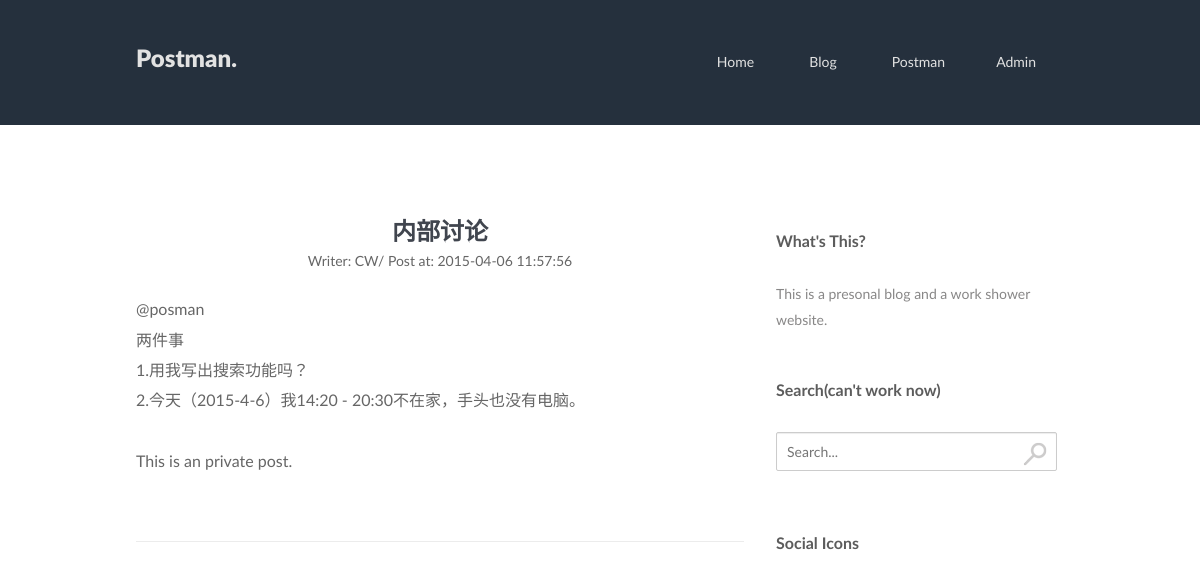
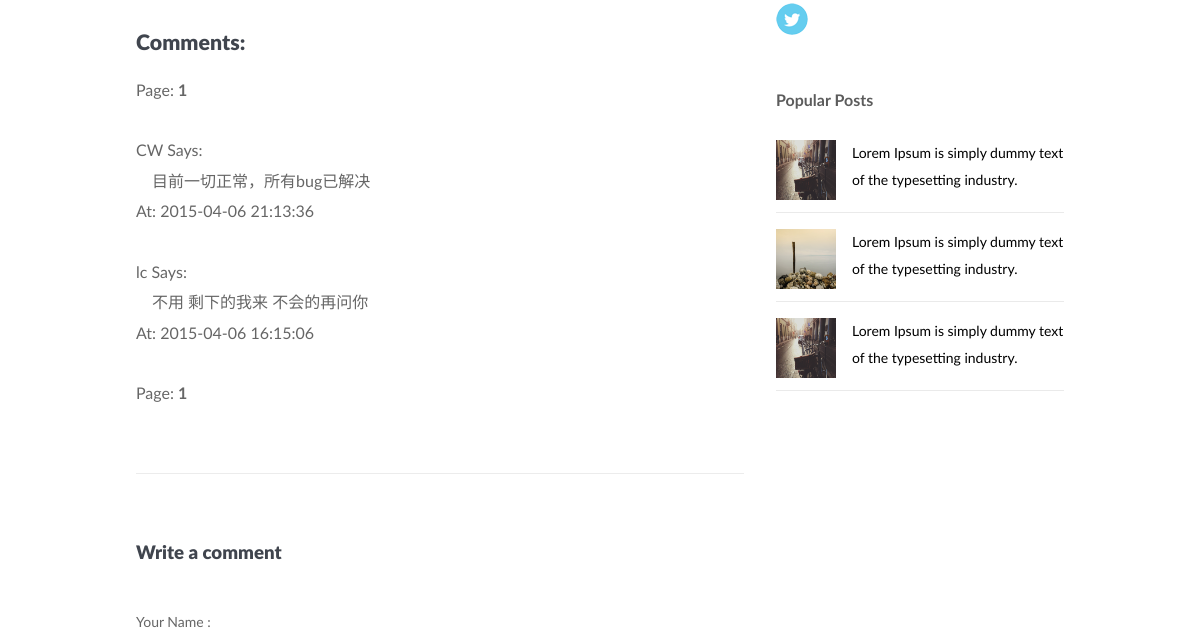
Page /article.php?id=4 (signed in, upper part) on the earlier database version (2 pictures, top to bottom).
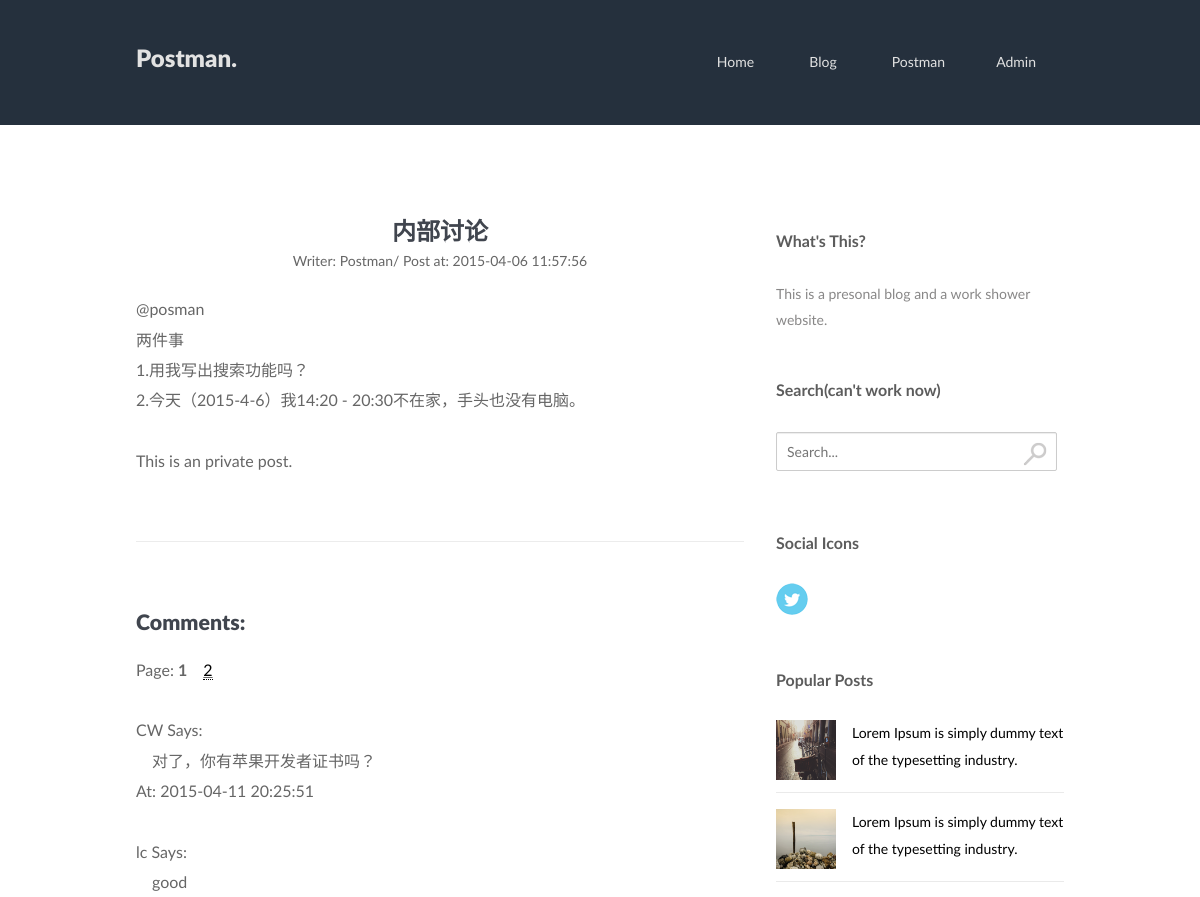
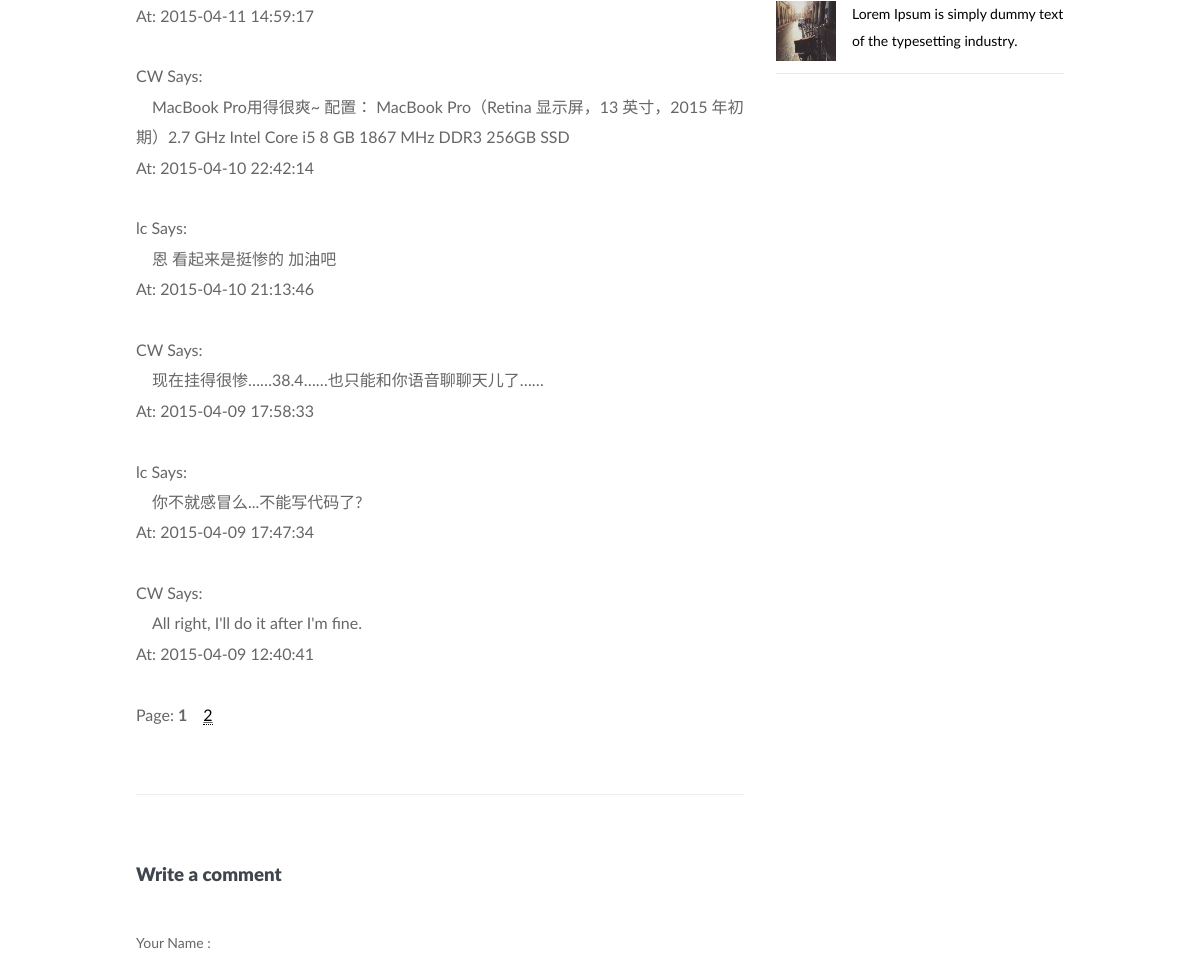
Same page on the later database version (2 pictures, top to bottom).
### tables this page shows
CREATE TABLE IF NOT EXISTS `users` (
  `user_id` int(10) unsigned NOT NULL AUTO_INCREMENT COMMENT '用户ID',
  `username` tinytext NOT NULL COMMENT '用户名',
  `email` text NOT NULL COMMENT '用户邮箱',
  `password` text NOT NULL COMMENT '用户的密码',
  `type` tinyint(3) unsigned NOT NULL COMMENT '用户类型',
  PRIMARY KEY (`user_id`)
);

CREATE TABLE IF NOT EXISTS `comment` (
  `id` int(10) unsigned NOT NULL AUTO_INCREMENT COMMENT '文章ID',
  `name` tinytext NOT NULL COMMENT '文章名',
  `content` text NOT NULL COMMENT '评论内容',
  `datetime` datetime NOT NULL,
  `type` tinyint(3) unsigned NOT NULL,
  `ip` tinytext NOT NULL,
  `article` int(10) unsigned NOT NULL COMMENT '评论哪个文章',
  PRIMARY KEY (`id`),
  UNIQUE KEY `id` (`id`)
);

### core/init.php (called while the page is built, shortened)
<?php
	require 'functions/general.php';
	require 'functions/users.php';
	require 'functions/articles.php';
	if (logged_in ()) {
		$session_user_id = $_SESSION['user_id'];
		$user_data = get_user_data ($session_user_id);
	}
?>

### core/functions/users.php (called while the page is built, shortened)
<?php
	function user_data ($user_id) {
		$user_id = (int) $user_id;
		$func_num_args = func_num_args ();
		$func_get_args = func_get_args ();
		if ($func_num_args > 1) {
			unset($func_get_args[0]);
			$fields = implode (',', $func_get_args);
			$data = mysqli_fetch_assoc ($GLOBALS['con']->query ("SELECT $fields FROM users WHERE user_id='$user_id'"));
			return $data;
		}
	}
	function get_user_data ($id) {
		return user_data ($id, 'user_id', 'username', 'password', 'email', 'type');
	}
?>

### core/functions/articles.php (called while the page is built, shortened)
<?php
	function article_data ($id) {
		$id = (int) $id;
		$func_num_args = func_num_args ();
		$func_get_args = func_get_args ();
		if ($func_num_args > 1) {
			unset($func_get_args[0]);
			$fields = implode (',', $func_get_args);
			$data = mysqli_fetch_assoc ($GLOBALS['con']->query ("SELECT $fields FROM article WHERE id='$id'"));
			return $data;
		}
	}
	function comment_data ($id) {
		$id = (int) $id;
		$func_num_args = func_num_args ();
		$func_get_args = func_get_args ();
		if ($func_num_args > 1) {
			unset($func_get_args[0]);
			$fields = implode (',', $func_get_args);
			$data = mysqli_fetch_assoc ($GLOBALS['con']->query ("SELECT $fields FROM comment WHERE id='$id'"));
			return $data;
		}
	}
	function comment_ids_from_article ($article, $all) {
		$article = (int)$article;
		$result = $GLOBALS['con']->query ("SELECT id, type FROM comment WHERE article=" . $article);
		$result->data_seek(0);
		$rows = array();
		while ($row = $result->fetch_assoc()) {
			if ($row['type'] == 0 || $all == true) {
				array_push($rows, $row['id']);
			}
		}
		return $rows;
	}
?>

### article.php (the view, shortened to what this page needs)
<?php
	include 'core/init.php';
	$article_data = article_data ($_GET['id'], 'name', 'content', 'datetime', 'type', 'user');
	$writer_data = user_data ($article_data['user'], 'username');
	if (isset ($_GET['page'])) {
		$page = $_GET['page'];
	} else {
		$page = 1;
	}
?>
<!DOCTYPE html>
<head>
	<?php include 'includes/head.php'; ?>
</head>
<body class="blog single">
<?php include 'includes/header.php'; ?>
<div class="container_12">
	<div id="article">
		<div class="grid_8" >
			<h1 align="center"><?php echo $article_data['name']; ?></h1>
			<div align="center" class="meta">
				<span> Writer: <?php echo $writer_data['username'] . "/  "  ; ?>  </span>
				<span> Post at: <?php echo $article_data['datetime']; ?> </span>
			</div>
			<p> <?php echo tf ($article_data['content']); ?> </p>
			<hr>
			<h2>Comments:</h2>
			<?php
				$all_comments = array_reverse (comment_ids_from_article ($_GET['id'], isset ($user_data)));
				$comment_count = count ($all_comments);
			?>
			<?php if ($comment_count > 0) { ?>
			Page: <?php
			$page_count = ceil ($comment_count / VISIBLE_COUNT);
			for ($i = 1; $i <= $page_count; $i++) {
				if ($i == $page) {
					echo '<strong>' . $page . '</strong>';
				} else {
					echo '<u><a href="article.php?id=' . $_GET['id'] . '&page=' . $i . '">' . $i . '</a></u>';
				}
			}
			?>
			<br/><br/>
			<?php
				$min = ($page - 1) * VISIBLE_COUNT;
				$max = ($page * VISIBLE_COUNT < $comment_count) ? $page * VISIBLE_COUNT : $comment_count;
				for ($i = $min; $i < $max; $i++) {
					$comment_data = comment_data ($all_comments[$i], 'name', 'content', 'datetime');
					echo $comment_data['name'] . ' Says:<br/>　' . $comment_data['content'] . '<br/>At: ' . $comment_data['datetime'] . '<br/><br/>';
				}
			?>
			Page: <?php
				for ($i = 1; $i <= $page_count; $i++) {
					if ($i == $page) {
						echo '<strong>' . $page . '</strong>';
					} else {
						echo '<u><a href="article.php?id=' . $_GET['id'] . '&page=' . $i . '">' . $i . '</a></u>';
					}
				}
			?>
			<?php } else { ?>
				None right now :(
			<?php } ?>
			<hr>
			<div id="comment-form">
				<h3>Write a comment</h3>
				<form action="article.php?id=<?php echo $_GET['id']; ?>&page=1" class="contact-form" method="post">
					<label><span>Your Name :</span></label>
				</form>
			</div>
		</div>
	</div>
<?php include 'includes/sidebar.php'; ?>
</div>
</body>
</html>

### includes/nav.php (shortened to what this page needs)
<li><a href="index.php">Home</a></li>
<li><a href="article_list.php">Blog</a></li>
<?php
	if (!isset ($user_data)) {
		echo '<li><a href="login.php">Log in</a><ul>';
		echo '<li><a href="register.php">Register</a></li>';
		echo '</ul></li>';
	}
	else{
		echo '<li><a href="profile.php">' . $user_data['username'] . '</a><ul>';
		echo '</ul></li>';
	}
?>
<?php
	if (isset ($user_data) && $user_data['type'] == 0) {
		echo '<li><a href="admin.php">Admin</a></li>';
	}
?>

Differences in the rows shown:
no longer on this page (row unchanged): users: username "CW"
no longer on this page (row unchanged): comment: name "CW", content "目前一切正常，所有bug已解决", datetime "2015-04-06 21:13:36"
no longer on this page (row unchanged): comment: name "lc", content "不用 剩下的我来 不会的再问你", datetime "2015-04-06 16:15:06"
added comment: name "CW", content "对了，你有苹果开发者证书吗？", datetime "2015-04-11 20:25:51"
added comment: name "lc", content "good", datetime "2015-04-11 14:59:17"
added comment: name "CW", content "MacBook Pro用得很爽~ 配置： MacBook Pro（Retina 显示屏，13 英寸，2015 年初期）2.7 GHz Intel Core i5 8 GB 1867 MHz DDR3 256GB SSD", datetime "2015-04-10 22:42:14"
added comment: name "lc", content "恩 看起来是挺惨的 加油吧", datetime "2015-04-10 21:13:46"
added comment: name "CW", content "现在挂得很惨……38.4……也只能和你语音聊聊天儿了……", datetime "2015-04-09 17:58:33"
added comment: name "lc", content "你不就感冒么...不能写代码了?", datetime "2015-04-09 17:47:34"
added comment: name "CW", content "All right, I'll do it after I'm fine.", datetime "2015-04-09 12:40:41"
Other differences:
$writer_data['username']: "CW" → "Postman"
new list line: "2"
